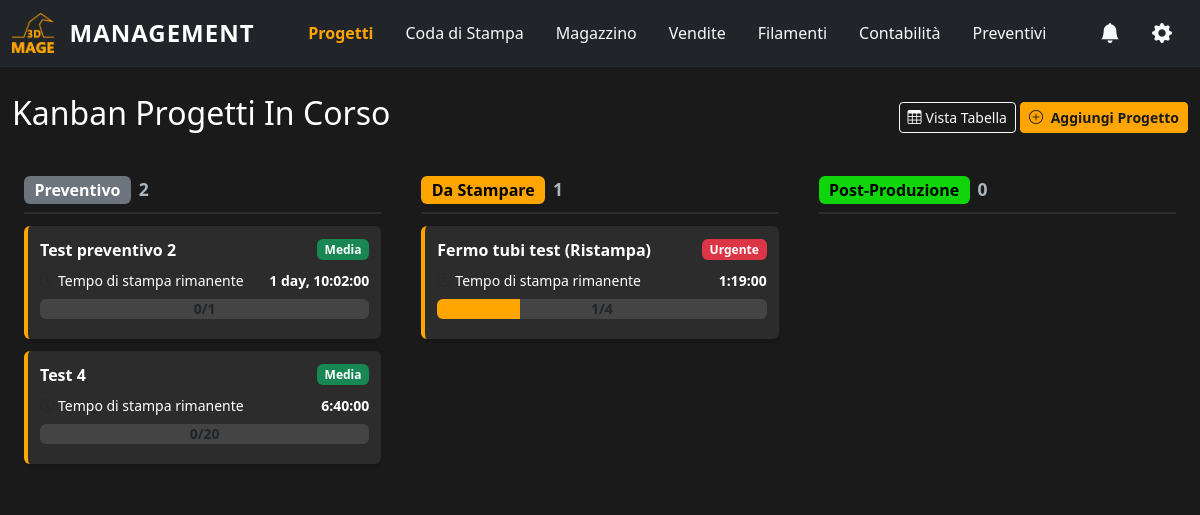
The page /projects/kanban/ on the database as committed earlier.
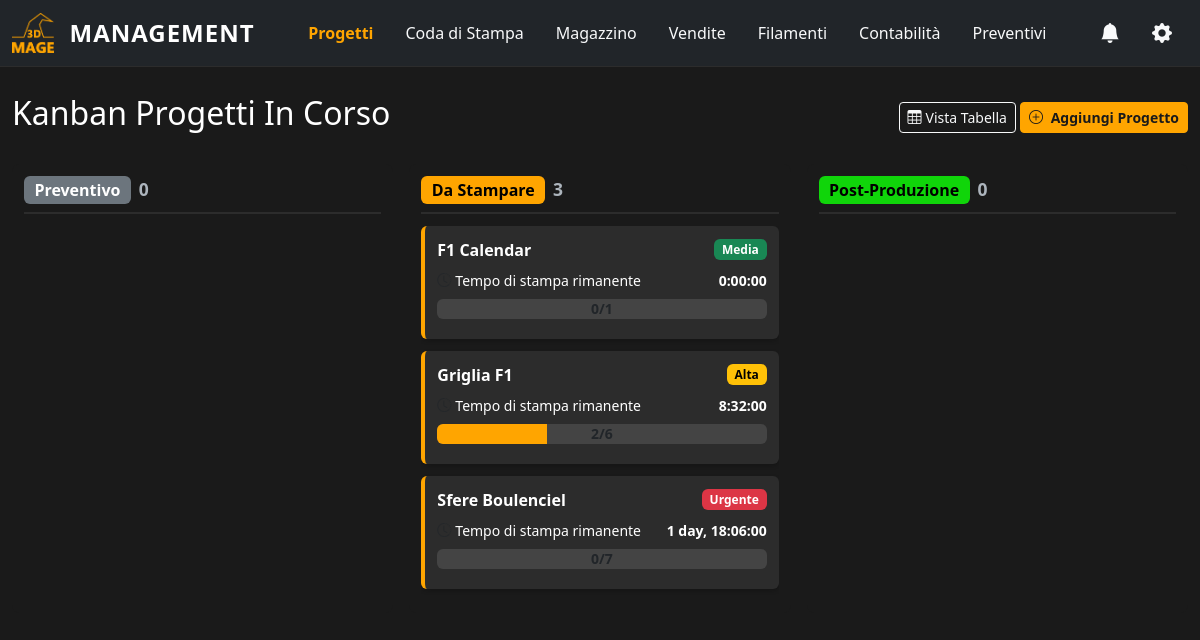
The same page on the database as committed later.
### app_3dmage_management/models.py (models this page shows, shortened)
class Project(models.Model):
    class Priority(models.TextChoices):
        URGENT = 'URGENT', 'Urgente'
        HIGH = 'HIGH', 'Alta'
        MEDIUM = 'MEDIUM', 'Media'
        LOW = 'LOW', 'Bassa'
    class Status(models.TextChoices):
        QUOTE = 'QUOTE', 'Preventivo'
        TODO = 'TODO', 'Da Stampare'
        POST = 'POST', 'Post-Produzione'
        DONE = 'DONE', 'Completato'
    custom_id = models.CharField(max_length=10, null=True, blank=True, unique=True, verbose_name="ID Personalizzato")
    name = models.CharField(max_length=200, verbose_name="Nome Progetto")
    created_at = models.DateTimeField(default=timezone.now, verbose_name="Creato il")
    priority = models.CharField(max_length=10, choices=Priority.choices, default=Priority.MEDIUM, verbose_name="Priorità")
    status = models.CharField(max_length=10, choices=Status.choices, default=Status.QUOTE, verbose_name="Status")
    completed_at = models.DateTimeField(null=True, blank=True, verbose_name="Data Completamento")
    category = models.ForeignKey(Category, on_delete=models.SET_NULL, null=True, blank=True, verbose_name="Categoria")
    quantity = models.PositiveIntegerField(default=1, verbose_name="Quantità oggetti ordine")
    notes = models.TextField(blank=True, verbose_name="Annotazioni")
    actual_quantity = models.PositiveIntegerField(default=0)
    produced_quantity = models.PositiveIntegerField(default=0)
    @property
    def remaining_print_time(self):
        total_seconds = self.print_files.filter(status='TODO').aggregate(total=Sum('print_time_seconds'))['total'] or 0
        return str(datetime.timedelta(seconds=total_seconds))
    @property
    def progress(self):
        total_valid_files = self.print_files.exclude(status='FAILED').count()
        if total_valid_files == 0:
            return "0/0"
        done_files = self.print_files.filter(status='DONE').count()
        return f"{done_files}/{total_valid_files}"
    @property
    def progress_percentage(self):
        total_valid_files = self.print_files.exclude(status='FAILED').count()
        if total_valid_files == 0:
            return 0
        done_files = self.print_files.filter(status='DONE').count()
        return (done_files * 100) / total_valid_files
    class Meta:
        verbose_name = "Progetto"
        verbose_name_plural = "Progetti"
        ordering = ['-created_at']

class PrintFile(models.Model):
    class Status(models.TextChoices):
        TODO = 'TODO', 'Da Stampare'
        PRINTING = 'PRINTING', 'In Stampa'
        DONE = 'DONE', 'Stampato'
        FAILED = 'FAILED', 'Fallito'
    name = models.CharField(max_length=200, verbose_name="Nome G-Code")
    project = models.ForeignKey(Project, on_delete=models.CASCADE, related_name="print_files", verbose_name="Progetto")
    created_at = models.DateTimeField(default=timezone.now, verbose_name="Data Creazione")
    printer = models.ForeignKey(Printer, on_delete=models.SET_NULL, null=True, blank=True, verbose_name="Stampante Usata", related_name="print_files")
    plate = models.ForeignKey(Plate, on_delete=models.SET_NULL, null=True, blank=True, verbose_name="Piatto Usato")
    print_time_seconds = models.PositiveIntegerField(default=0, verbose_name="Tempo di Stampa (secondi)")
    spools = models.ManyToManyField('Spool', through='FilamentUsage', related_name="print_files_usage")
    status = models.CharField(max_length=10, choices=Status.choices, default=Status.TODO, verbose_name="Status Stampa")
    queue_position = models.PositiveIntegerField(default=0, verbose_name="Posizione in Coda")
    produced_quantity = models.PositiveIntegerField(default=1, verbose_name="Oggetti per Stampa")
    actual_quantity = models.PositiveIntegerField(default=0, verbose_name="Oggetti Stampati Effettivi")
    class Meta:
        verbose_name = "File di Stampa"
        verbose_name_plural = "File di Stampa"
        ordering = ['queue_position']

### app_3dmage_management/views.py (the view)
# urls.py: path('projects/kanban/', views.project_kanban_board, name='project_kanban_board'),
def project_kanban_board(request):
    kanban_columns = []
    statuses_to_show = [status for status in Project.Status.choices if status[0] != 'DONE']
    for status_id, status_name in statuses_to_show:
        projects_in_status = Project.objects.filter(status=status_id).prefetch_related('print_files')
        kanban_columns.append({'status_id': status_id, 'status_name': status_name, 'projects': projects_in_status})
    context = {'kanban_columns': kanban_columns, 'project_form': ProjectForm(), 'print_file_form': PrintFileForm(), 'page_title': 'Progetti', 'current_view': 'kanban'}
    return render(request, 'app_3dmage_management/kanban_board.html', context)

### app_3dmage_management/models.py (called while the page is built)
    def __str__(self):
        return self.name

### app_3dmage_management/templates/app_3dmage_management/kanban_board.html (shortened to what this page needs)
{% extends "app_3dmage_management/base.html" %}
{% load static %}
{% block content %}
<div class="d-flex justify-content-between align-items-center mb-4">
    <h2 class="text-white">Kanban Progetti In Corso</h2>
    <div>
        <a href="{% url 'project_dashboard' %}" class="btn btn-sm btn-outline-light"><i class="bi bi-table me-1"></i>Vista Tabella</a>
        <button class="btn btn-sm btn-primary-custom" data-bs-toggle="modal" data-bs-target="#addProjectModal"><i class="bi bi-plus-circle me-1"></i> Aggiungi Progetto</button>
    </div>
</div>
<div class="kanban-board-container">
    {% for column in kanban_columns %}
    <div class="kanban-column" id="status-{{ column.status_id }}">
        <h5 class="kanban-column-title"><span class="badge bg-status-{{ column.status_id|lower }} fs-6">{{ column.status_name }}</span><span class="text-muted small ms-2">{{ column.projects|length }}</span></h5>
        <div class="kanban-cards-container" data-status="{{ column.status_id }}">
            {% for project in column.projects %}
            <div class="kanban-card" data-project-id="{{ project.id }}" data-url="{% url 'project_detail' project.id %}?from=kanban">
                <div class="kanban-card-header"><strong class="text-white">{{ project.name }}</strong><span class="badge bg-priority-{{ project.priority|lower }}">{{ project.get_priority_display }}</span></div>
                <div class="kanban-card-body">
                  <div class="d-flex justify-content-between align-items-center text-white small mb-2">
                      <span><i class="bi bi-clock-history text-muted me-1"></i>Tempo di stampa rimanente</span>
                      <span class="fw-bold">{{ project.remaining_print_time }}</span>
                  </div>
                  <div style="position: relative;">
                      <div class="progress" style="height: 20px; background-color: #444;">
                          <div class="progress-bar" role="progressbar" style="width: {{ project.progress_percentage }}%; background-color: #ffa500;"></div>
                      </div>
                      <strong class="justify-content-center align-items-center d-flex position-absolute w-100 h-100 top-0 start-0 text-dark small fw-bold">
                          {{ project.progress }}
                      </strong>
                  </div>
                </div>
            </div>
            {% endfor %}
        </div>
    </div>
    {% endfor %}
</div>
{% endblock %}

Rows that differ between the two databases and show on the page:
removed Project: projects|length "2", name "Test preventivo 2", priority "Media", remaining_print_time "1 day, 10:02:00", progress "0/1", shown under "Preventivo"
removed Project: name "Test 4", priority "Media", remaining_print_time "6:40:00", progress "0/20", shown under "Preventivo"
removed Project: projects|length "1", name "Fermo tubi test (Ristampa)", priority "Urgente", remaining_print_time "1:19:00", progress "1/4", shown under "Da Stampare"
added Project: projects|length "3", name "F1 Calendar", priority "Media", remaining_print_time "0:00:00", progress "0/1", shown under "Da Stampare"
added Project: name "Griglia F1", priority "Alta", remaining_print_time "8:32:00", progress "2/6", shown under "Da Stampare"
added Project: name "Sfere Boulenciel", priority "Urgente", remaining_print_time "1 day, 18:06:00", progress "0/7", shown under "Da Stampare"
Other text that changed with them:
new list line: "Preventivo 0"
new list line: "Da Stampare"
list line gone: "Preventivo"
list line gone: "Da Stampare"
